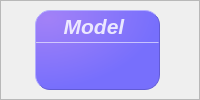
                       <widget class="QFrame" name="frame_12">
                        <property name="frameShape">
                         <enum>QFrame::StyledPanel</enum>
                        </property>
                        <property name="frameShadow">
                         <enum>QFrame::Raised</enum>
                        </property>
                        <layout class="QHBoxLayout" name="horizontalLayout_32">
                         <property name="spacing">
                          <number>6</number>
                         </property>
                         <property name="leftMargin">
                          <number>0</number>
                         </property>
                         <property name="topMargin">
                          <number>5</number>
                         </property>
                         <property name="rightMargin">
                          <number>5</number>
                         </property>
                         <property name="bottomMargin">
                          <number>5</number>
                         </property>
                         <item>
                          <widget class="QFrame" name="Model_QF2">
                           <property name="minimumSize">
                            <size>
                             <width>125</width>
                             <height>80</height>
                            </size>
                           </property>
                           <property name="maximumSize">
                            <size>
                             <width>125</width>
                             <height>80</height>
                            </size>
                           </property>
                           <property name="toolTipDuration">
                            <number>0</number>
                           </property>
                           <property name="styleSheet">
                            <string notr="true">QFrame#Model_QF2{
color: rgb(255, 255, 255);
border-radius: 15px;
background-color: qradialgradient(cx:0, cy:0, radius:1, fx:0.1, fy:0.1, stop:0 rgb(162, 129, 247),  stop:1 rgb(119, 111, 252));
border: 1px outset rgb(98, 91, 213);
}
</string>
                           </property>
                           <property name="frameShape">
                            <enum>QFrame::StyledPanel</enum>
                           </property>
                           <property name="frameShadow">
                            <enum>QFrame::Raised</enum>
                           </property>
                           <layout class="QVBoxLayout" name="verticalLayout_28" stretch="0,2,1">
                            <property name="spacing">
                             <number>0</number>
                            </property>
                            <property name="leftMargin">
                             <number>0</number>
                            </property>
                            <property name="topMargin">
                             <number>0</number>
                            </property>
                            <property name="rightMargin">
                             <number>0</number>
                            </property>
                            <property name="bottomMargin">
                             <number>0</number>
                            </property>
                            <item>
                             <widget class="QFrame" name="Model_top2">
                              <property name="styleSheet">
                               <string notr="true">border:none</string>
                              </property>
                              <property name="frameShape">
                               <enum>QFrame::StyledPanel</enum>
                              </property>
                              <property name="frameShadow">
                               <enum>QFrame::Raised</enum>
                              </property>
                              <layout class="QHBoxLayout" name="horizontalLayout_33">
                               <property name="spacing">
                                <number>0</number>
                               </property>
                               <property name="leftMargin">
                                <number>0</number>
                               </property>
                               <property name="topMargin">
                                <number>3</number>
                               </property>
                               <property name="rightMargin">
                                <number>7</number>
                               </property>
                               <property name="bottomMargin">
                                <number>3</number>
                               </property>
                               <item>
                                <widget class="QLabel" name="label_11">
                                 <property name="maximumSize">
                                  <size>
                                   <width>16777215</width>
                                   <height>30</height>
                                  </size>
                                 </property>
                                 <property name="font">
                                  <font>
                                   <family>Segoe UI</family>
                                   <pointsize>16</pointsize>
                                   <italic>true</italic>
                                   <bold>true</bold>
                                  </font>
                                 </property>
                                 <property name="styleSheet">
                                  <string notr="true">color: rgba(255, 255,255, 210);
text-align:center;
font: 700 italic 16pt &quot;Segoe UI&quot;;</string>
                                 </property>
                                 <property name="midLineWidth">
                                  <number>-1</number>
                                 </property>
                                 <property name="text">
                                  <string>Model</string>
                                 </property>
                                 <property name="alignment">
                                  <set>Qt::AlignCenter</set>
                                 </property>
                                 <property name="wordWrap">
                                  <bool>false</bool>
                                 </property>
                                 <property name="indent">
                                  <number>0</number>
                                 </property>
                                </widget>
                               </item>
                              </layout>
                             </widget>
                            </item>
                            <item>
                             <widget class="Line" name="line_8">
                              <property name="maximumSize">
                               <size>
                                <width>16777215</width>
                                <height>1</height>
                               </size>
                              </property>
                              <property name="styleSheet">
                               <string notr="true">background-color: rgba(255, 255, 255, 89);</string>
                              </property>
                              <property name="orientation">
                               <enum>Qt::Horizontal</enum>
                              </property>
                             </widget>
                            </item>
                            <item>
                             <widget class="QFrame" name="Model_bottom2">
                              <property name="styleSheet">
                               <string notr="true">border:none</string>
                              </property>
                              <property name="frameShape">
                               <enum>QFrame::StyledPanel</enum>
                              </property>
                              <property name="frameShadow">
                               <enum>QFrame::Raised</enum>
                              </property>
                              <layout class="QVBoxLayout" name="verticalLayout_29">
                               <property name="spacing">
                                <number>0</number>
                               </property>
                               <property name="leftMargin">
                                <number>0</number>
                               </property>
                               <property name="topMargin">
                                <number>6</number>
                               </property>
                               <property name="rightMargin">
                                <number>0</number>
                               </property>
                               <property name="bottomMargin">
                                <number>6</number>
                               </property>
                               <item alignment="Qt::AlignTop">
                                <widget class="QLabel" name="Model_label2">
                                 <property name="minimumSize">
                                  <size>
                                   <width>0</width>
                                   <height>30</height>
                                  </size>
                                 </property>
                                 <property name="maximumSize">
                                  <size>
                                   <width>16777215</width>
                                   <height>30</height>
                                  </size>
                                 </property>
                                 <property name="font">
                                  <font>
                                   <family>Microsoft YaHei UI</family>
                                   <pointsize>12</pointsize>
                                   <italic>false</italic>
                                   <bold>false</bold>
                                   <underline>false</underline>
                                  </font>
                                 </property>
                                 <property name="styleSheet">
                                  <string notr="true">color: rgb(255, 255, 255);
font: 12pt &quot;Microsoft YaHei UI&quot;;
</string>
                                 </property>
                                 <property name="text">
                                  <string/>
                                 </property>
                                 <property name="alignment">
                                  <set>Qt::AlignCenter</set>
                                 </property>
                                </widget>
                               </item>
                              </layout>
                             </widget>
                            </item>
                           </layout>
                          </widget>
                         </item>
                        </layout>
                       </widget>
